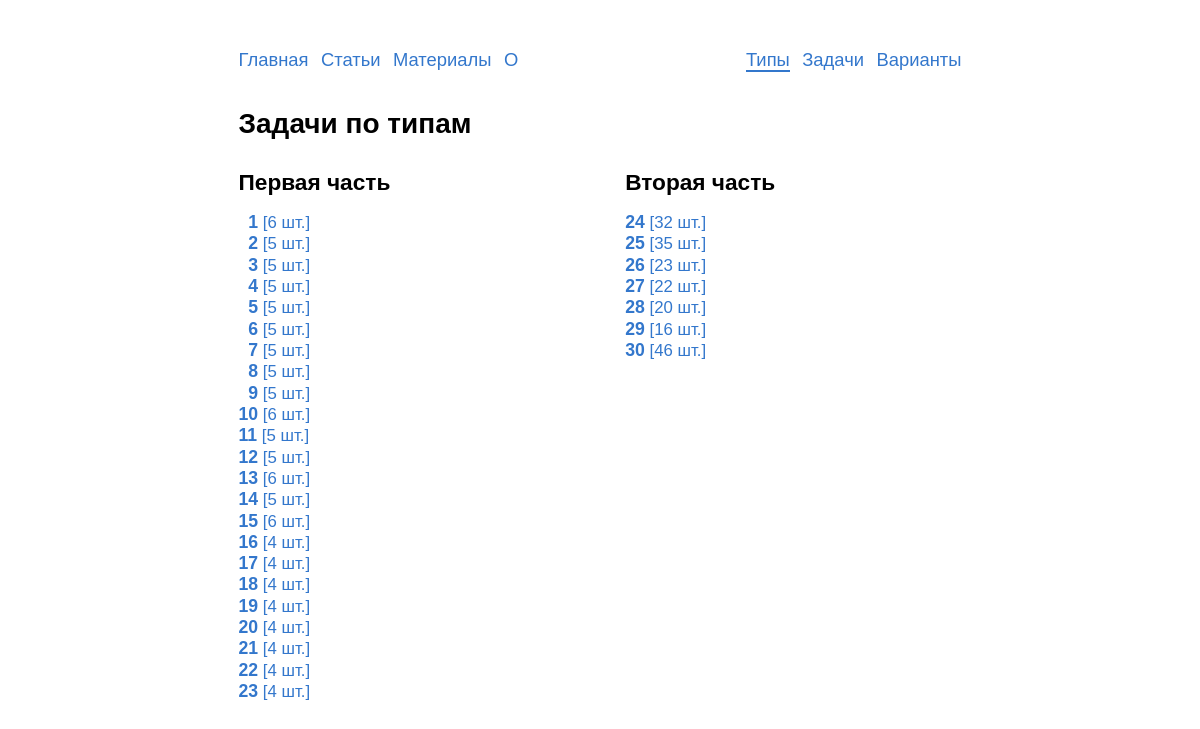
Screenshot of /types/ with the database file from the repository.
### problems/models.py (models this page shows, shortened)
class TypeInEGE(models.Model):
    objects = TypeInEGEManager()
    number = models.PositiveSmallIntegerField('номер')
    max_score = models.PositiveSmallIntegerField('максимальное количество'
                                                 ' баллов')
    part_ege = models.ForeignKey(PartOfEGE,
                                 on_delete=models.CASCADE,
                                 verbose_name='часть ЕГЭ',
                                 default=1)
    class Meta:
        verbose_name = 'тип'
        verbose_name_plural = 'типы'
        default_related_name = 'type'
        ordering = ['number']
    def get_absolute_url(self):
        return reverse('typesinege:problems', kwargs={'number': self.number})

class PartOfEGE(models.Model):
    name = models.CharField('название',
                            max_length=150,
                            help_text='Максимум 150 символов')
    class Meta:
        verbose_name = 'часть'
        verbose_name_plural = 'части'
        default_related_name = 'part'
        ordering = ['-id']
    def __str__(self):
        return self.name

### typesinege/views.py (the view)
# urls.py: path('', views.TypesView.as_view(), name='list'),
class TypesView(ListView):
    model = TypeInEGE
    template_name = 'typesinege/types.html'
    context_object_name = 'types'
    def get_queryset(self):
        return super().get_queryset().order_by('number')

### problems/models.py (called while the page is built)
    def get_queryset(self):
        queryset = super().get_queryset()
        queryset = queryset.annotate(problems_count=Count('problems'))
        return queryset

### templates/typesinege/types.html
{% extends "base.html" %}
{% load static %}
{% block content %}
    <h1>Задачи по типам</h1>
    <div class='row types-list'>
      <div style='display:none;'>
      {% for type in types %}
      {% ifchanged type.part_ege %}
      </div>
      <div class='col5'>
        <h2>{{type.part_ege}}</h2>
      {% endifchanged %}
        <div> <a href="{{ type.get_absolute_url }}"> {% if type.number < 10 %}<span class='white types-item'>0</span>{% endif %}<span class='types-item'>{{ type.number }}</span> [{{type.problems_count}} шт.] </a> </div>
      {% endfor %}
      </div>
    </div>
{% endblock %}

### templates/base.html (shortened to what this page needs)
{% load static %}
<!DOCTYPE html>
<html lang=ru>
  <head>
    <link rel=stylesheet href={% static 'css/style.css'%}>
  </head>
  <body>
    <header>
      {% include "includes/nav.html" %}
    </header>
    <main>
      {% block content %}Пусто :({% endblock %}
    </main>
  </body>
</html>

### templates/includes/nav.html (shortened to what this page needs)
<nav class="no-print">
  <div class='nav-left'>
    <a href="/"{% if request.path == '/' %} class='current_nav'{% endif %}>Главная</a>
    <a href="/articles/"{% if '/articles' in request.path %} class='current_nav'{% endif %}>Статьи</a>
    <a href="/blanks/"{% if '/blanks/' in request.path %} class='current_nav'{% endif %}>Материалы</a>
    <a href="/about/"{% if '/about/' in request.path %} class='current_nav'{% endif %}>О</a>
  </div>
  <div class="nav-right">
    <a href="{% url 'typesinege:list'%}"{% if '/types/' in request.path %} class='current_nav'{% endif %}>Типы</a>
    <a href="{% url 'problems:list'%}"{% if '/problems/' in request.path %} class='current_nav'{% endif %}>Задачи</a>
    <a href="{% url 'variants:list'%}"{% if '/variants/' in request.path %} class='current_nav'{% endif %}>Варианты</a>
  </div>
</nav>

### static/css/style.css (style rules this page uses)
html { overflow-y: scroll; }
body { -webkit-hyphens: auto; -moz-hyphens: auto; -ms-hyphens: auto; hyphens: auto; margin: 0px auto; width: 723px; max-width: 100%; font-family: Tahoma, Arial; text-align: justify; font-size: 12pt; line-height: 16pt; margin-bottom:12ex; }
h1, h2, h3, h4, h5, h6 { text-align: left; }
h1 { font-size:21pt; }
h2 { font-size:17pt; }
a { text-decoration: none; color: #3377cc; }
nav { margin: 5ex 0 4ex 0; display: flex; justify-content: space-between; word-spacing: 6pt; }
.nav-left, .ta-left { text-align:left; }
.nav-right, .ta-right { text-align:right; }
nav a { line-height: 2em; font-size: 115%; -webkit-hyphens: none; -moz-hyphens: none; -ms-hyphens: none; hyphens: none; }
.row { display: flex; gap:3em; }
.col5 { flex: 50%; }
.current_nav { border-bottom: solid 2px; }
.white { color:white; }
.types-list { font-size:105%; }
.types-item { font-size:105%; font-weight:900; }

### rows the page displays
TypeInEGE: part_ege "Первая часть", number "1", problems_count "6"
TypeInEGE: shows "0", number "2", problems_count "5"
TypeInEGE: shows "0", number "3", problems_count "5"
TypeInEGE: shows "0", number "4", problems_count "5"
TypeInEGE: number "5", problems_count "5"
TypeInEGE: number "6", problems_count "5"
TypeInEGE: number "7", problems_count "5"
TypeInEGE: shows "0", number "8", problems_count "5"
TypeInEGE: number "9", problems_count "5"
TypeInEGE: number "10", problems_count "6"
TypeInEGE: number "11", problems_count "5"
TypeInEGE: number "12", problems_count "5"
TypeInEGE: number "13", problems_count "6"
TypeInEGE: number "14", problems_count "5"
TypeInEGE: number "15", problems_count "6"
TypeInEGE: number "16", problems_count "4"
TypeInEGE: number "17", problems_count "4"
TypeInEGE: number "18", problems_count "4"
TypeInEGE: number "19", problems_count "4"
TypeInEGE: number "20", problems_count "4"
TypeInEGE: number "21", problems_count "4"
TypeInEGE: number "22", problems_count "4"
TypeInEGE: number "23", problems_count "4"
TypeInEGE: part_ege "Вторая часть", number "24", problems_count "32"
TypeInEGE: number "25", problems_count "35"
TypeInEGE: number "26", problems_count "23"
TypeInEGE: number "27", problems_count "22"
TypeInEGE: number "28", problems_count "20"
TypeInEGE: number "29", problems_count "16"
TypeInEGE: number "30", problems_count "46"
